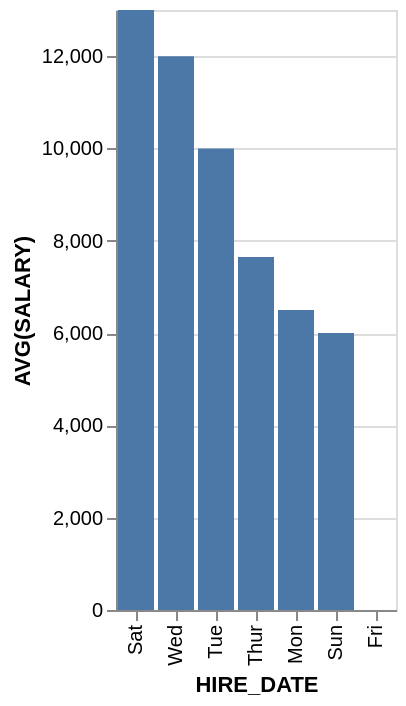

Describe this chart as a Vega-Lite specification.
### Vega-Lite specification from a JSON file in a GitHub repository (floating-point values rounded to 4 significant figures)
{"data": {"values": [{"x_data": "Mon", "y_data": 6500}, {"x_data": "Tue", "y_data": 10000}, {"x_data": "Wed", "y_data": 12000}, {"x_data": "Thur", "y_data": 7650}, {"x_data": "Fri", "y_data": 0}, {"x_data": "Sat", "y_data": 13000}, {"x_data": "Sun", "y_data": 6000}]}, "mark": "bar", "encoding": {"x": {"field": "x_data", "type": "nominal", "title": "HIRE_DATE", "sort": {"op": "sum", "field": "y_data", "order": "descending"}}, "y": {"field": "y_data", "type": "quantitative", "title": "AVG(SALARY)"}}}
